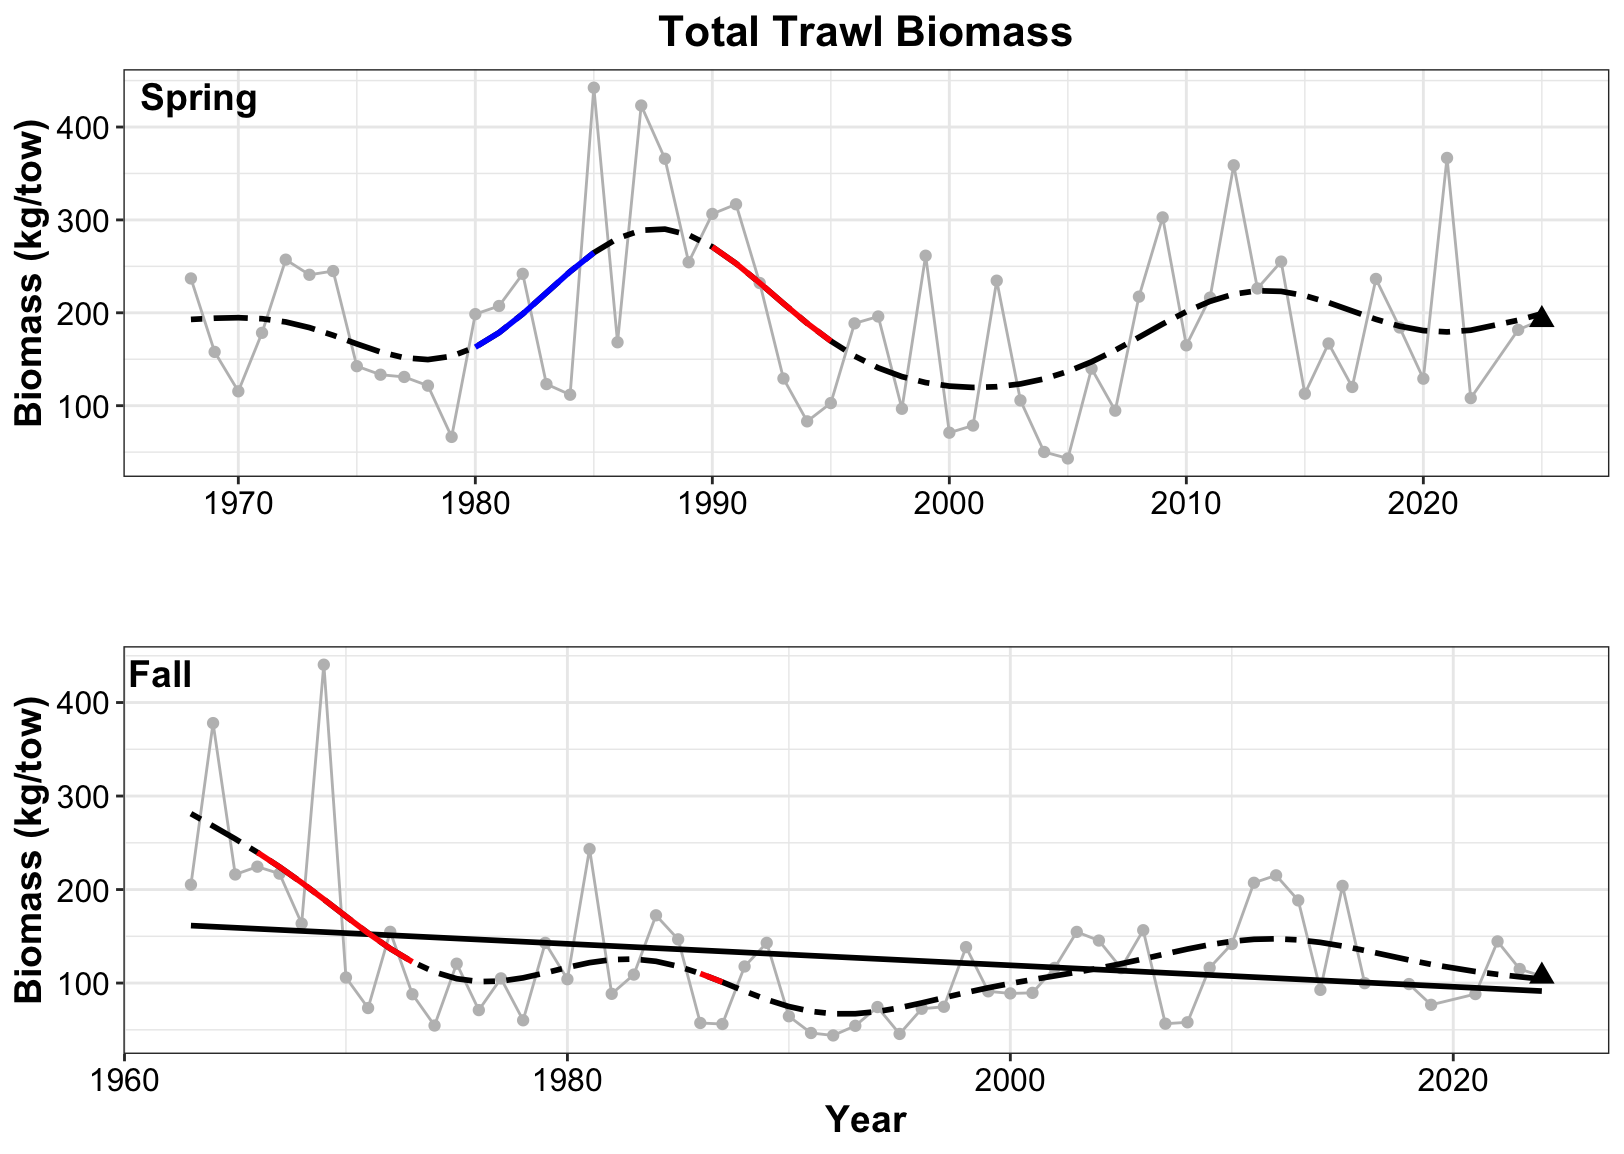

R code for this plot:
## Figures for Total trawl biomass

## **Laura Gruenburg, lagruenburg@gmail.com**

#   **LAST UPDATED: September 12, 2025**

###load required functions
#  You will need to download the functions from here https://gist.github.com/gavinsimpson/e73f011fdaaab4bb5a30

setwd("~/Desktop/NYB_Indicators_Calculations")
source("Deriv.R")
library(mgcv)
library(ggplot2)
#library(mgcViz)
library(ggpubr)

#######Load the datasets
setwd("~/Desktop/NYB_Indicators_Calculations/Final_Timeseries_Figures/Timeseries_Files_2025")
ds<-read.csv("trawl_spring_2025.csv", header = TRUE)


#calculate the 30th a and 70th percentiles for the short term column of the indicators report
qds = quantile(ds$strat.biomass, probs = c(.30, .70))

# find the last 5 years mean
mn_ds5 = mean(ds$strat.biomass[ds$YEAR >= 2020])
# what quintile the data is in
mn_ds5 >qds

# Creat a GAM - adjust k and remember to check model
mod<- gam(strat.biomass ~ s(YEAR, k=10), data = ds)
summary(mod) #check out model
gam.check(mod)

pdata <- with(ds, data.frame(YEAR = YEAR))
p2_mod <- predict(mod, newdata = pdata,  type = "terms", se.fit = TRUE)
intercept = 190.0776    # look at p2_mod and extract the intercept
pdata <- transform(pdata, p2_mod = p2_mod$fit[,1], se2 = p2_mod$se.fit[,1])

#  Now that we have the model prediction, the next step is to calculate the first derivative
#  Then determine which increases and decreases are significant
Term = "YEAR"
mod.d <- Deriv(mod, n=57) # n is the number of YEARs
mod.dci <- confint(mod.d, term = Term)
mod.dsig <- signifD(pdata$p2_mod, d = mod.d[[Term]]$deriv,
                    +                    mod.dci[[Term]]$upper, mod.dci[[Term]]$lower)

# Take a quick look to make sure it appears ok before final plotting
plot(strat.biomass ~ YEAR, data = ds)
lines(strat.biomass ~ YEAR, data = ds)
lines(p2_mod+intercept ~ YEAR, data = pdata, type = "n")
lines(p2_mod+intercept ~ YEAR, data = pdata)
lines(unlist(mod.dsig$incr)+intercept ~ YEAR, data = pdata, col = "blue", lwd = 3)
lines(unlist(mod.dsig$decr)+intercept ~ YEAR, data = pdata, col = "red", lwd = 3)

linearMod<- lm(strat.biomass ~ YEAR, data=ds)
summary(linearMod)

p1 = ggplot() + 
  geom_line(data = ds, aes(x = YEAR, y = strat.biomass), color = 'grey') +
  geom_point(data = ds, aes(x = YEAR, y = strat.biomass), color = 'gray') + 
  geom_point(data = ds[57, ], aes(x = YEAR, y = strat.biomass), shape = 17, size = 3) + 
  #geom_smooth(data = ds, aes(x = YEAR, y = strat.biomass), method = lm, se = FALSE, color = 'black') + 
  geom_line(data=pdata, aes(x = YEAR, y = p2_mod+intercept), se = FALSE, color = 'black', linetype = 'twodash', size = 1) + 
  geom_line(data = pdata, aes(y = unlist(mod.dsig$incr)+intercept, x = YEAR), color = "blue", size = 1) + 
  geom_line(data = pdata, aes(y = unlist(mod.dsig$decr)+intercept, x = YEAR), color = 'red', size = 1) + 
  theme_bw() +
  labs (y = bquote("Biomass (kg/tow)"), x = '', title = 'Total Trawl Biomass') + 
  theme(plot.title=element_text(size = 16,face = 'bold',hjust = 0.5), axis.title=element_text(size = 14, face = 'bold'), axis.text= element_text(color = 'black', size = 12))

## FALL

ds2<-read.csv("trawl_fall_2025.csv", header = TRUE)


qds2 = quantile(ds2$strat.biomass, probs = c(.30, .70))

# find the last 5 years mean
mn_ds25 = mean(ds2$strat.biomass[ds2$YEAR >= 2019])
# what quintile the data is in
mn_ds25 >qds2


# Creat a GAM - adjust k and remember to check model
mod2<- gam(strat.biomass ~ s(YEAR, k=10), data = ds2)
summary(mod2) #check out model
gam.check(mod2)

pdata2 <- with(ds2, data.frame(YEAR = YEAR))
p2_mod2 <- predict(mod2, newdata = pdata2,  type = "terms", se.fit = TRUE)
intercept2 = 127.3991      # look at p2_mod and extract the intercept
pdata2 <- transform(pdata2, p2_mod2 = p2_mod2$fit[,1], se2 = p2_mod2$se.fit[,1])

#  Now that we have the model prediction, the next step is to calculate the first derivative
#  Then determine which increases and decreases are significant
Term = "YEAR"
mod2.d <- Deriv(mod2, n=60) # n is the number of YEARs
mod2.dci <- confint(mod2.d, term = Term)
mod2.dsig <- signifD(pdata2$p2_mod2, d = mod2.d[[Term]]$deriv,
                     +                    mod2.dci[[Term]]$upper, mod2.dci[[Term]]$lower)

# Take a quick look to make sure it appears ok before final plotting
plot(strat.biomass ~ YEAR, data = ds2)
lines(strat.biomass ~ YEAR, data = ds2)
lines(p2_mod2+intercept2 ~ YEAR, data = pdata2, type = "n")
lines(p2_mod2+intercept2 ~ YEAR, data = pdata2)
lines(unlist(mod2.dsig$incr)+intercept2 ~ YEAR, data = pdata2, col = "blue", lwd = 3)
lines(unlist(mod2.dsig$decr)+intercept2 ~ YEAR, data = pdata2, col = "red", lwd = 3)

linearmod2<- lm(strat.biomass ~ YEAR, data=ds2)
summary(linearmod2)

p2 = ggplot() + 
  geom_line(data = ds2, aes(x = YEAR, y = strat.biomass), color = 'grey') +
  geom_point(data = ds2, aes(x = YEAR, y = strat.biomass), color = 'gray') + 
  geom_point(data = ds2[60, ], aes(x = YEAR, y = strat.biomass), shape = 17, size = 3) + 
  geom_smooth(data = ds2, aes(x = YEAR, y = strat.biomass), method = lm, se = FALSE, color = 'black') + 
  geom_line(data=pdata2, aes(x = YEAR, y = p2_mod2+intercept2), se = FALSE, color = 'black', linetype = 'twodash', size = 1) + 
  geom_line(data = pdata2, aes(y = unlist(mod2.dsig$incr)+intercept2, x = YEAR), color = "blue", size = 1) + 
  geom_line(data = pdata2, aes(y = unlist(mod2.dsig$decr)+intercept2, x = YEAR), color = 'red', size = 1) + 
  theme_bw() +
  labs (y = bquote("Biomass (kg/tow)"), x = 'Year', title = '') + 
  theme(plot.title=element_text(size = 16,face = 'bold',hjust = 0.5), axis.title=element_text(size = 14, face = 'bold'), axis.text= element_text(color = 'black', size = 12))


ggarrange(p1, p2, 
          labels = c("Spring", " Fall"),
          label.x = c(.05,.05),
          label.y = c(0.88,0.88),
          font.label = (face = 'Italic'),
          ncol = 1, nrow = 2)
